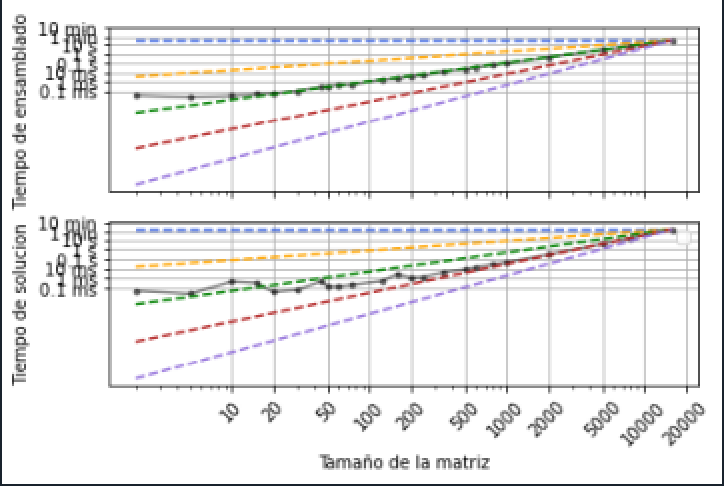

This chart was generated by the following Python code:
import matplotlib.pyplot as plt
import numpy as np


names = ["INV_llena.txt"]
N = [2, 5, 10, 12, 15, 20, 30, 40, 50, 55, 60, 100, 125, 160, 200, 350, 500, 800, 1000, 5000, 8000]
    
xticks = [10, 20, 50, 100, 200, 500, 1000, 2000, 5000, 10000, 20000]
yticks = [0.1/1000, 1/1000, 10/1000, 0.1, 1, 10, 60, 600]
yticks_text = ["0.1 ms", "1 ms", "10 ms", "0.1 s", "1 s", "10 s", "1 min", "10 min"]
xticks_text = ["", "", "", "", "", "", "", "", "", "", ""]
plt.figure()

dt1max = []
dt2max = []
for i in names:
    data = np.loadtxt(i)
    Ns = data[:,0]
    dts1 =  data[:,1]
    dts2 = data[:, 2]
    Nsmax = max(Ns)
    dts1max = max(dts1)
    dts2max = max(dts2)
    
    for i in Ns:
        dt1max.append(max(dts1))
        dt2max.append(max(dts2))
        
    plt.subplot(2,1,1) 
    plt.ylabel("Tiempo de ensamblado")
    plt.loglog(Ns,dts1, 'k-o', alpha = 0.5, markersize = 3) 
    plt.grid()
    plt.yticks(yticks, yticks_text)
    plt.xticks(xticks, xticks_text, rotation=45)
    
    plt.subplot(2,1,2) 
    plt.loglog(Ns,dts2, 'k-o', alpha = 0.5, markersize = 3)
    plt.ylabel("Tiempo de solucion")
    plt.xlabel("Tamaño de la matriz")
    plt.grid()
    plt.yticks(yticks, yticks_text)
    plt.xticks(xticks, xticks, rotation=45)
    
plt.subplot(2,1,1)  
plt.plot(Ns, dt1max, "--", color = "royalblue")  
plt.loglog(Ns, Ns*(dts1max/Nsmax), "--", color = "orange") 
plt.loglog(Ns, (Ns**2)*(dts1max/(Nsmax**2)), "--", color = "green") 
plt.loglog(Ns, (Ns**3)*(dts1max/(Nsmax**3)), "--", color = "firebrick") 
plt.loglog(Ns, (Ns**4)*(dts1max/(Nsmax**4)), "--", color = "mediumpurple") 
plt.yticks(yticks, yticks_text)
plt.xticks(xticks, xticks_text, rotation=45) 

plt.subplot(2,1,2)  
plt.plot(Ns, dt2max, "--", color = "royalblue")  
plt.loglog(Ns, Ns*(dts2max/Nsmax), "--", color = "orange") 
plt.loglog(Ns, (Ns**2)*(dts2max/(Nsmax**2)), "--", color = "green") 
plt.loglog(Ns, (Ns**3)*(dts2max/(Nsmax**3)), "--", color = "firebrick") 
plt.loglog(Ns, (Ns**4)*(dts2max/(Nsmax**4)), "--", color = "mediumpurple") 
plt.yticks(yticks, yticks_text)
plt.xticks(xticks, xticks, rotation=45)
    


plt.tight_layout()
plt.legend()
plt.show()
